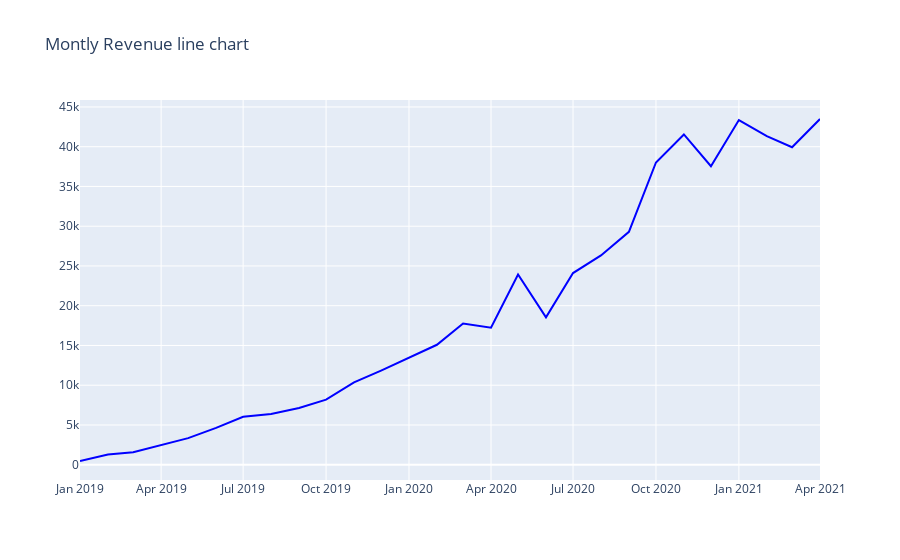

Notebook code cell kept with this figure:
### Markdown cell above
Revenue is the total amount of income generated by the sale of goods and services related to the primary operations of the business. Increasing revenues over time are generally a good sign of a company's growth. By looking at our data we can observe steady monthly growth of Revenue.

Although looking at another chart, which is being built of the data but in the line format, we can see a general increasing trend with no clear pattern of seasonal or cyclical changes. However, we can observe some picks appearing which is worth having a look at in order to better understand the performance of the company (see ‘Monthly Revenue line chart’).

### Code cell
#Lets build line chart in order to see trend line of Revenue
fig = go.Figure(go.Scatter(x=years, y=trend['Revenue'],
            line=dict(color='blue', width=2)))
fig.update_layout(
    title_text='Montly Revenue line chart')

fig.show()

### Figure 1 — Plotly figure (JSON) as saved in the notebook; plotly's stock layout.template omitted (floating-point values rounded to 4 significant figures)
{"data": [{"line": {"color": "blue", "width": 2}, "type": "scatter", "x": ["2019-01", "2019-02", "2019-03", "2019-04", "2019-05", "2019-06", "2019-07", "2019-08", "2019-09", "2019-10", "2019-11", "2019-12", "2020-01", "2020-02", "2020-03", "2020-04", "2020-05", "2020-06", "2020-07", "2020-08", "2020-09", "2020-10", "2020-11", "2020-12", "2021-01", "2021-02", "2021-03", "2021-04"], "y": [468.6, 1281.0, 1559.0, 2422.0, 3342.0, 4636.0, 6022.0, 6367, 7133.0, 8185.0, 10360.0, 11840.0, 13460.0, 15090.0, 17760.0, 17240.0, 23930.0, 18530.0, 24110.0, 26330.0, 29290.0, 38020.0, 41540.0, 37550.0, 43350.0, 41320.0, 39940.0, 43480.0]}], "layout": {"title": {"text": "Montly Revenue line chart"}}}
